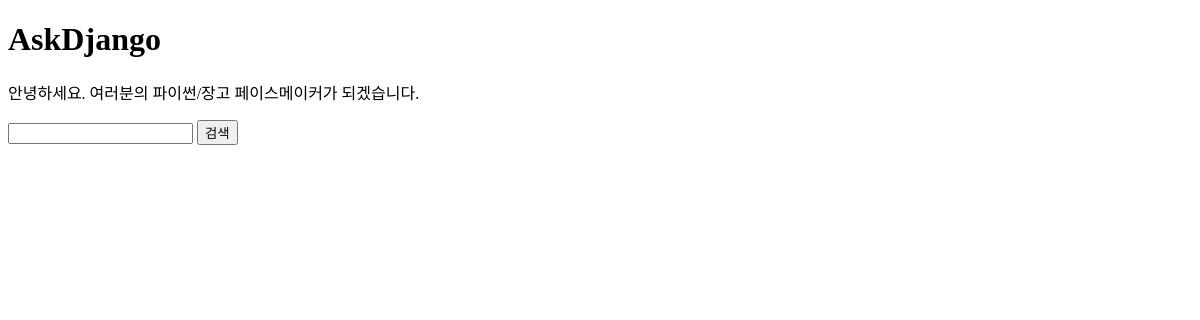
The page /blog/ on the database as committed earlier.
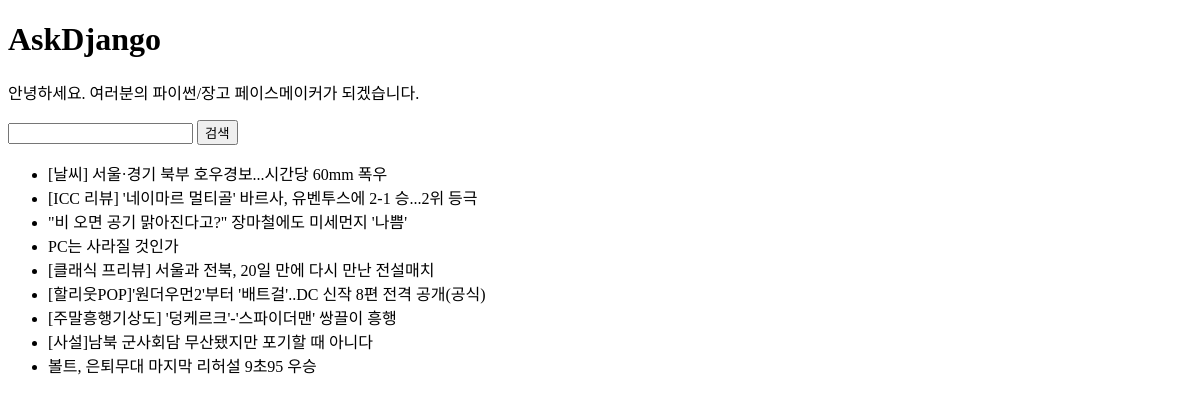
The same page on the database as committed later.
### blog/models.py (models this page shows, shortened)
class Post(models.Model):
	author = models.CharField(max_length=20)
	title = models.CharField(max_length=100)
	'''
	CharField는 길이 제한이 있는 문자열이다.
	DB는 길이 제한이 있는 문자열을 빠르게 잘 찾아낼 수 있다.
	'''
	content = models.TextField() # TextField는 길이 제한이 없는 문자열이다.
	created_at = models.DateTimeField(auto_now_add=True) # auto_now_add=True는 글을 포스팅할 때 '생성 시각'을 django가 자동으로 저장한다.
	updated_at = models.DateTimeField(auto_now=True) # auto_now=True는 글의 '갱신 시각'을 django가 자동으로 저장한다.

### blog/views.py (the view)
def post_list(request):
	qs = Post.objects.all()	# 아직 DB에서 데이터를 가져오지 않았음
	query = request.GET.get('query', '') # request.GET은 GET 인자(URL에서 물음표 뒤에 있는 부분)를 가져온다, query가 없으면 빈 문자열로 설정한다.
	if query:	# 만약 쿼리 값이 존재한다면
		condition = Q(title__icontains=query) | Q(content__icontains=query)
		qs = qs.filter(condition)
	return render(request, 'blog/post_list.html', {'post_list': qs, 'query': query, }) # post_list를 qs에 저장함, 'post_list'는 템플릿 변수.

### blog/templates/blog/post_list.html (shortened to what this page needs)
<!doctype html>
<html>
<head>
</head>
<body>
<h1>AskDjango</h1>
<p>안녕하세요. 여러분의 파이썬/장고 페이스메이커가 되겠습니다.</p>
<form action="" method="get">
	<input type="text" name="query" value="{{ query }}" />
	<input type="submit" value="검색" />
</form>
<ul>
{% for post in post_list %}
	<li>
		{{ post.title }}
	</li>
</ul>
</body>
</html>

Rows that differ between the two databases and show on the page:
added Post: title "[날씨] 서울·경기 북부 호우경보...시간당 60mm 폭우"
added Post: title "[ICC 리뷰] '네이마르 멀티골' 바르사, 유벤투스에 2-1 승...2위 등극"
added Post: title "\"비 오면 공기 맑아진다고?\" 장마철에도 미세먼지 '나쁨'"
added Post: title "PC는 사라질 것인가"
added Post: title "[클래식 프리뷰] 서울과 전북, 20일 만에 다시 만난 전설매치"
added Post: title "[할리웃POP]'원더우먼2'부터 '배트걸'..DC 신작 8편 전격 공개(공식)"
added Post: title "[주말흥행기상도] '덩케르크'-'스파이더맨' 쌍끌이 흥행"
added Post: title "[사설]남북 군사회담 무산됐지만 포기할 때 아니다"
added Post: title "볼트, 은퇴무대 마지막 리허설 9초95 우승"
